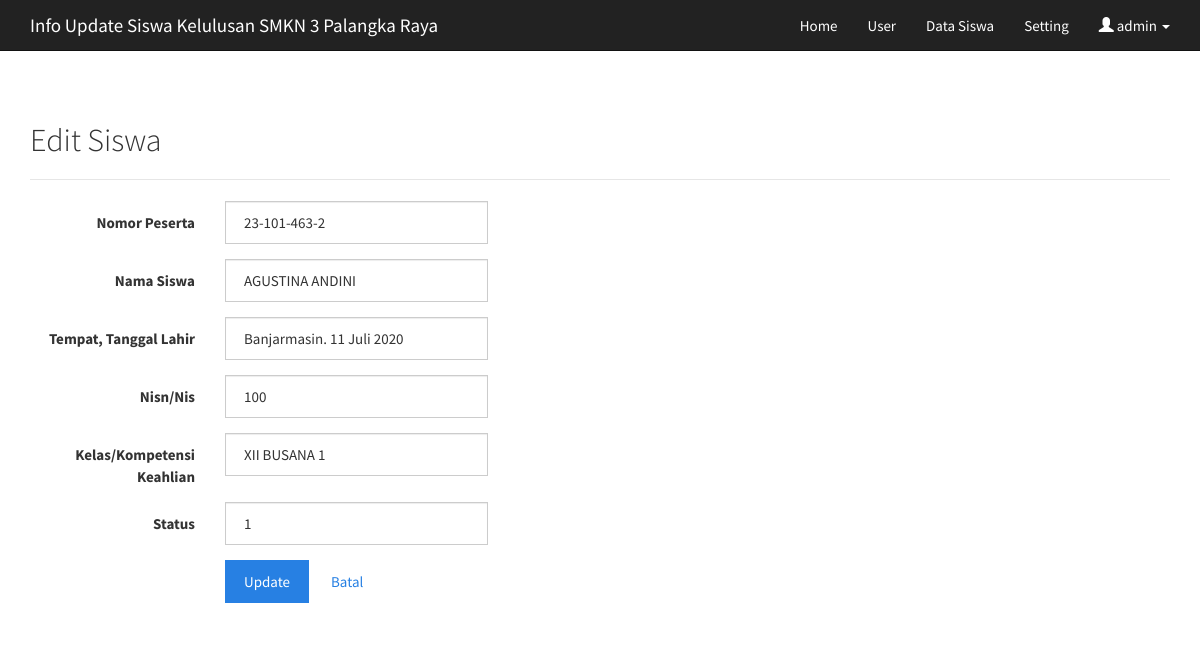
The app's page /admin/siswa_edit.php?id=1 (signed in) with its own data.
### tables this page shows
CREATE TABLE `un_konfigurasi` (
  `id` int(11) NOT NULL,
  `sekolah` varchar(255) NOT NULL,
  `tahun` year(4) NOT NULL,
  `tgl_pengumuman` datetime NOT NULL
);

CREATE TABLE `un_siswa` (
  `id` int(11) NOT NULL,
  `no_ujian` char(100) NOT NULL,
  `nama` varchar(50) DEFAULT NULL,
  `ttl` varchar(100) DEFAULT NULL,
  `nisn` int(4) DEFAULT NULL,
  `komli` varchar(50) DEFAULT NULL,
  `status` tinyint(4) NOT NULL
);

### database.php (called while the page is built, shortened)
<?php
$db_conn = mysqli_connect(DB_HOST,DB_USER,DB_PASS,DB_NAME);
function query($query) {
	global $db_conn;
	$result = mysqli_query($db_conn, $query);
	$rows = [];
	while ( $row = mysqli_fetch_assoc($result) ) {
		$rows[] = $row;
	}
	return $rows;
 }
?>

### admin/siswa_edit.php (the view, shortened to what this page needs)
<?php
require "../database.php";
require '_header.php';
$id = $_GET["id"];
$pelajar = query("SELECT * FROM un_siswa WHERE id =$id")[0];
?>
<div class="container">
<h2>Edit Siswa <small></small></h2><hr>
<form class="form-horizontal" method="post">
	<div class="form-group">
		<label for="no_ujian" class="col-sm-2 control-label">Nomor Peserta</label>
		<div class="col-sm-3">
			<input type="text" name="no_ujian" class="form-control" id="no_ujian" placeholder="Nomor Peserta Ujian" required value="<?= $pelajar["no_ujian"]; ?>" autofocus>
		</div>
	</div>
	<div class="form-group">
		<label for="nama" class="col-sm-2 control-label">Nama Siswa</label>
		<div class="col-sm-3">
			<input type="text" name="nama" class="form-control" id="nama" placeholder="Nama Siswa" required value="<?= $pelajar["nama"]; ?>"  autofocus>
		</div>
	</div>
		<div class="form-group">
		<label for="ttl" class="col-sm-2 control-label">Tempat, Tanggal Lahir</label>
		<div class="col-sm-3">
			<input type="text" name="ttl" class="form-control" id="ttl" placeholder="Tempat Tanggal Lahir" required value="<?= $pelajar["ttl"]; ?>" autofocus>
		</div>
	</div>
		<div class="form-group">
		<label for="nisn" class="col-sm-2 control-label">Nisn/Nis</label>
		<div class="col-sm-3">
			<input type="text" name="nisn" class="form-control" id="nisn" placeholder="Nisn/nis" required value="<?= $pelajar["nisn"]; ?>" autofocus>
		</div>
	</div>
		<div class="form-group">
		<label for="komli" class="col-sm-2 control-label">Kelas/Kompetensi Keahlian</label>
		<div class="col-sm-3">
			<input type="text" name="komli" class="form-control" id="komli" placeholder="Kelas/Kompetensi Keahlian" required value="<?= $pelajar["komli"]; ?>" autofocus>
		</div>
	</div>
		<div class="form-group">
		<label for="status" class="col-sm-2 control-label">Status</label>
		<div class="col-sm-3">
			<input type="text" name="status" class="form-control" id="status" placeholder="status" required value="<?= $pelajar["status"]; ?>" autofocus>
		</div>
	</div>
		<div class="form-group">
		<div class="col-sm-offset-2 col-sm-3">
			<button type="submit" name="submit" class="btn btn-primary">Update</button>
			<a href="data.php" class="btn btn-link">Batal</a>
		</div>
	</div>
</form>
</div>

### admin/_header.php (shortened to what this page needs)
<?php
if(isset($_SESSION['logged']) && !empty($_SESSION['logged'])){
	$que = mysqli_query($db_conn, "SELECT * FROM un_konfigurasi");
	$hsl = mysqli_fetch_array($que);
?>
<!DOCTYPE html>
<html>
<head>
    <link href="../css/bootstrap.min.css" rel="stylesheet">
    <link href="../css/jasny-bootstrap.min.css" rel="stylesheet">
</head>
<body>
    <nav class="navbar navbar-default bg-success navbar-static-top">
        <div class="container">
            <div class="navbar-header">
              <a class="navbar-brand" href="./">Info Update Siswa Kelulusan <?=$hsl['sekolah'] ?></a>
            </div>
            <div id="navbar" class="collapse navbar-collapse">
				<ul class="nav navbar-nav navbar-right">
					<li><a href="./">Home</a></li>
					<li><a href="user.php">User</a></li>
					<li><a href="data.php">Data Siswa</a></li>
					<li><a href="konfigurasi.php">Setting</a></li>
					<li class="dropdown">
							<a href="#" class="dropdown-toggle" data-toggle="dropdown" role="button" aria-expanded="true">
									<span class="glyphicon glyphicon-user" aria-hidden="true"></span> <?php echo $_SESSION['username']; ?> <span class="caret"></span>
							</a>
					</li>
				</ul>
		</div>
        </div>
    </nav>
<?php
} else {
	header('Location: ./login.php');
}
?>

### admin/_header.php (style rules this page uses)
html { position: relative; min-height: 100%; }
body { margin-bottom: 60px; }
body > .container { padding: 30px 15px 0; }

### records on screen
un_konfigurasi: sekolah "SMKN 3 Palangka Raya"
un_siswa: no_ujian "23-101-463-2", nama "AGUSTINA ANDINI", ttl "Banjarmasin. 11 Juli 2020", nisn "100", komli "XII BUSANA 1", status "1"

### other values on screen
$_SESSION['username'] "admin"
